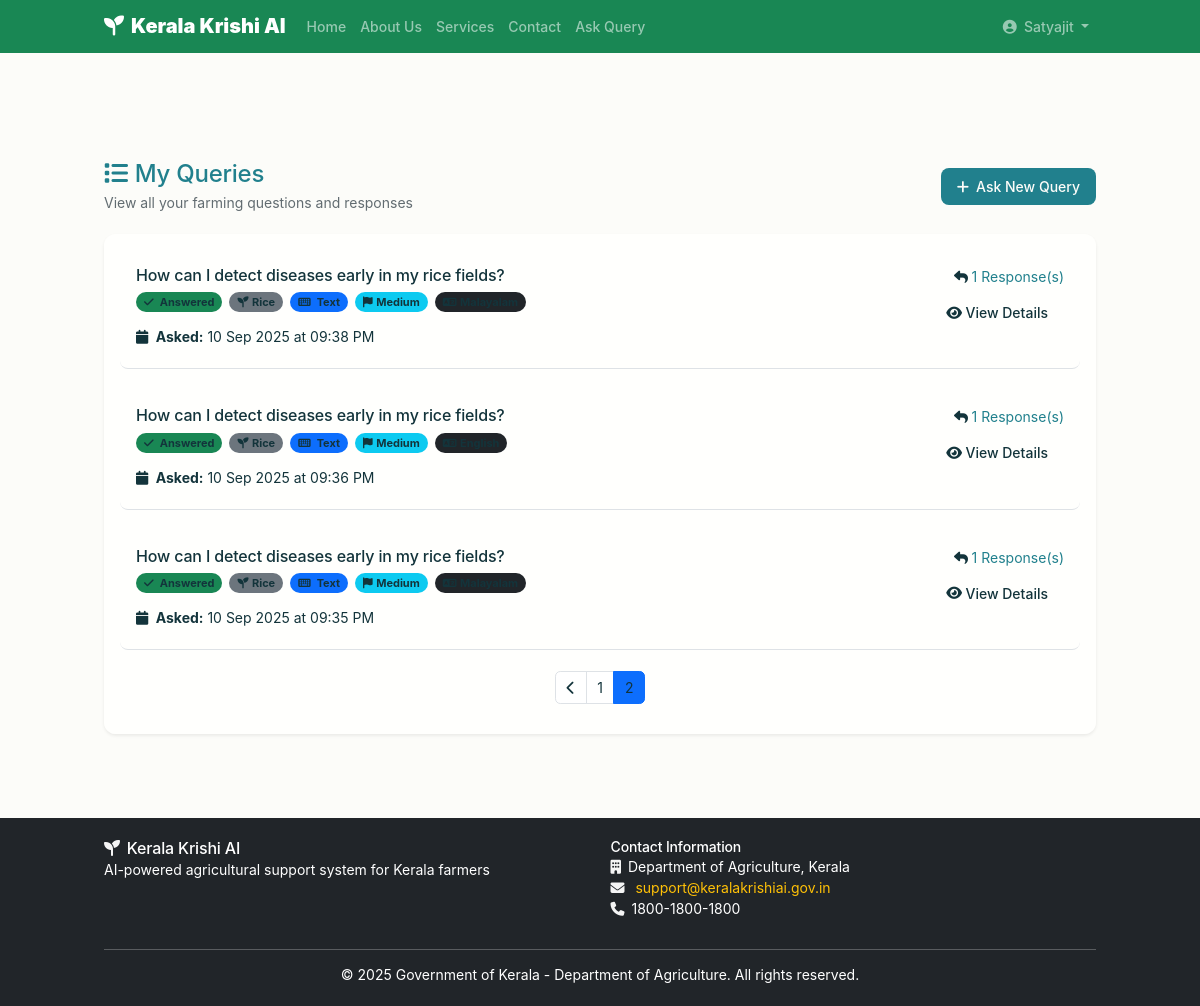
Screenshot of /dashboard/my-queries?page=2 (signed in) with the database file from the repository.
### models/user.py (models this page shows, shortened)
    class User(UserMixin, db.Model):
        __tablename__ = 'users'
        id = db.Column(db.Integer, primary_key=True)
        username = db.Column(db.String(80), unique=True, nullable=False)
        email = db.Column(db.String(120), unique=True, nullable=True)
        phone = db.Column(db.String(15), unique=True, nullable=False)
        password_hash = db.Column(db.String(128), nullable=False)
        full_name = db.Column(db.String(100), nullable=False)
        age = db.Column(db.Integer, nullable=True)
        gender = db.Column(db.String(10), nullable=True)
        district = db.Column(db.String(50), nullable=True)
        block = db.Column(db.String(50), nullable=True)
        village = db.Column(db.String(50), nullable=True)
        pin_code = db.Column(db.String(10), nullable=True)
        farm_size = db.Column(db.Float, nullable=True)  # in acres
        primary_crops = db.Column(db.Text, nullable=True)  # JSON string of crops
        farming_experience = db.Column(db.Integer, nullable=True)  # in years
        farm_type = db.Column(db.String(50), nullable=True)  # organic, conventional, mixed
        preferred_language = db.Column(db.String(5), default='ml', nullable=False)  # ml = Malayalam, en = English
        notification_preferences = db.Column(db.Text, nullable=True)  # JSON string of notification settings
        is_active = db.Column(db.Boolean, default=True, nullable=False)
        is_verified = db.Column(db.Boolean, default=False, nullable=False)
        created_at = db.Column(db.DateTime, default=datetime.utcnow, nullable=False)
        updated_at = db.Column(db.DateTime, default=datetime.utcnow, onupdate=datetime.utcnow, nullable=False)
        last_login = db.Column(db.DateTime, nullable=True)
        queries = db.relationship('FarmerQuery', backref='farmer', lazy=True, cascade='all, delete-orphan')

### models/query.py (models this page shows, shortened)
    class FarmerQuery(db.Model):
        __tablename__ = 'farmer_queries'
        id = db.Column(db.Integer, primary_key=True)
        farmer_id = db.Column(db.Integer, db.ForeignKey('users.id'), nullable=False)
        query_text = db.Column(db.Text, nullable=False)
        query_type = db.Column(db.String(50), nullable=False)  # text, voice, image
        language = db.Column(db.String(5), default='ml', nullable=False)
        image_path = db.Column(db.String(255), nullable=True)
        audio_path = db.Column(db.String(255), nullable=True)
        crop_type = db.Column(db.String(50), nullable=True)
        season = db.Column(db.String(20), nullable=True)
        location = db.Column(db.String(100), nullable=True)
        urgency = db.Column(db.String(10), default='medium', nullable=False)  # low, medium, high, urgent
        status = db.Column(db.String(20), default='pending', nullable=False)  # pending, processing, answered, escalated
        confidence_score = db.Column(db.Float, nullable=True)  # AI confidence in answer
        created_at = db.Column(db.DateTime, default=datetime.utcnow, nullable=False)
        updated_at = db.Column(db.DateTime, default=datetime.utcnow, onupdate=datetime.utcnow, nullable=False)
        responses = db.relationship('QueryResponse', backref='query', lazy=True, cascade='all, delete-orphan')

### routes/dashboard.py (the view)
@dashboard_bp.route('/my-queries')
@login_required
def my_queries():
    FarmerQuery = current_app.FarmerQuery
    page = request.args.get('page', 1, type=int)
    per_page = 10
    queries = FarmerQuery.query.filter_by(farmer_id=current_user.id)\
                              .order_by(FarmerQuery.created_at.desc())\
                              .paginate(page=page, per_page=per_page, error_out=False)
    return render_template('dashboard/my_queries.html', queries=queries)

### app.py (called while the page is built)
@login_manager.user_loader
def load_user(user_id):
    return User.query.get(int(user_id))

@app.context_processor
def inject_models():
    return {
        'User': User,
        'FarmerQuery': FarmerQuery,
        'QueryResponse': QueryResponse
    }

def format_dt_local(dt, fmt='%d %b %Y at %I:%M %p'):
    if not dt:
        return ''
    try:
        if dt.tzinfo is None:
            dt = dt.replace(tzinfo=timezone.utc)
        if ZoneInfo is not None:
            dt_local = dt.astimezone(ZoneInfo('Asia/Kolkata'))
        else:
            dt_local = dt.astimezone()
        return dt_local.strftime(fmt)
    except Exception:
        return dt.strftime(fmt)

### templates/dashboard/my_queries.html (shortened to what this page needs)
{% extends "base.html" %}
{% block content %}
<section class="dashboard-section py-5 mt-5">
    <div class="container">
        <div class="row mb-4">
            <div class="col-12">
                <div class="d-flex justify-content-between align-items-center">
                    <div>
                        <h2 class="text-success mb-1">
                            <i class="fas fa-list me-2"></i>My Queries
                        </h2>
                        <p class="text-muted mb-0">View all your farming questions and responses</p>
                    </div>
                    <a href="{{ url_for('query.ask_query') }}" class="btn btn-success">
                        <i class="fas fa-plus me-2"></i>Ask New Query
                    </a>
                </div>
            </div>
        </div>
        <div class="row">
            <div class="col-12">
                <div class="card border-0 shadow-sm">
                    <div class="card-body">
                        {% if queries.items %}
                            {% for query in queries.items %}
                            <div class="query-item border-bottom pb-4 mb-4">
                                <div class="row">
                                    <div class="col-md-8">
                                        <h5 class="text-dark mb-2">{{ query.query_text[:150] }}{% if query.query_text|length > 150 %}...{% endif %}</h5>
                                        <div class="d-flex gap-2 mb-3">
                                            <span class="badge bg-{{ 'success' if query.status == 'answered' else 'warning' if query.status == 'pending' else 'info' }}">
                                                <i class="fas fa-{{ 'check' if query.status == 'answered' else 'clock' if query.status == 'pending' else 'info-circle' }} me-1"></i>
                                                {{ query.status.title() }}
                                            </span>
                                            {% if query.crop_type %}
                                            <span class="badge bg-secondary">
                                                <i class="fas fa-seedling me-1"></i>{{ query.crop_type }}
                                            </span>
                                            {% endif %}
                                            <span class="badge bg-primary">
                                                <i class="fas fa-{{ 'microphone' if query.query_type == 'voice' else 'camera' if query.query_type == 'image' else 'keyboard' }} me-1"></i>
                                                {{ query.query_type.title() }}
                                            </span>
                                            <span class="badge bg-info">
                                                <i class="fas fa-flag me-1"></i>{{ query.urgency.title() }}
                                            </span>
                                            <span class="badge bg-dark">
                                                <i class="fas fa-language me-1"></i>{{ 'Malayalam' if query.language == 'ml' else 'English' }}
                                            </span>
                                        </div>
                                        <div class="text-muted">
                                            <i class="fas fa-calendar me-1"></i>
                                            <strong>Asked:</strong> {{ query.created_at|format_dt_local('%d %b %Y at %I:%M %p') }}
                                        </div>
                                    </div>
                                    <div class="col-md-4 text-end">
                                        <div class="mb-2">
                                            {% if query.responses %}
                                                <span class="text-success">
                                                    <i class="fas fa-reply me-1"></i>{{ query.responses|length }} Response(s)
                                                </span>
                                            {% else %}
                                                <span class="text-muted">
                                                    <i class="fas fa-hourglass-half me-1"></i>Awaiting Response
                                                </span>
                                            {% endif %}
                                        </div>
                                        <a href="{{ url_for('dashboard.view_query', query_id=query.id) }}" class="btn btn-outline-success btn-sm">
                                            <i class="fas fa-eye me-1"></i>View Details
                                        </a>
                                    </div>
                                </div>
                            </div>
                            {% endfor %}
                            {% if queries.pages > 1 %}
                            <nav aria-label="Query pagination">
                                <ul class="pagination justify-content-center">
                                    {% if queries.has_prev %}
                                    <li class="page-item">
                                        <a class="page-link" href="{{ url_for('dashboard.my_queries', page=queries.prev_num) }}">
                                            <i class="fas fa-chevron-left"></i>
                                        </a>
                                    </li>
                                    {% endif %}
                                    {% for page_num in queries.iter_pages() %}
                                        {% if page_num %}
                                            {% if page_num != queries.page %}
                                            <li class="page-item">
                                                <a class="page-link" href="{{ url_for('dashboard.my_queries', page=page_num) }}">{{ page_num }}</a>
                                            </li>
                                            {% else %}
                                            <li class="page-item active">
                                                <span class="page-link">{{ page_num }}</span>
                                            </li>
                                            {% endif %}
                                        {% else %}
                                        <li class="page-item disabled">
                                            <span class="page-link">...</span>
                                        </li>
                                        {% endif %}
                                    {% endfor %}
                                </ul>
                            </nav>
                            {% endif %}
                        {% endif %}
                    </div>
                </div>
            </div>
        </div>
    </div>
</section>
{% endblock %}

### templates/base.html (shortened to what this page needs)
<!DOCTYPE html>
<html lang="en">
<head>
    <link href="https://cdn.jsdelivr.net/npm/bootstrap@5.3.0/dist/css/bootstrap.min.css" rel="stylesheet">
    <link rel="stylesheet" href="https://cdnjs.cloudflare.com/ajax/libs/font-awesome/6.4.0/css/all.min.css">
    <link rel="stylesheet" href="{{ url_for('static', filename='css/style.css') }}">
</head>
<body>
    <nav class="navbar navbar-expand-lg navbar-dark bg-success fixed-top">
        <div class="container">
            <a class="navbar-brand d-flex align-items-center" href="{{ url_for('index') }}">
                <i class="fas fa-seedling me-2"></i>
                <strong>Kerala Krishi AI</strong>
            </a>
            <div class="collapse navbar-collapse" id="navbarNav">
                <ul class="navbar-nav me-auto">
                    <li class="nav-item">
                        <a class="nav-link" href="{{ url_for('index') }}">Home</a>
                    </li>
                    <li class="nav-item">
                        <a class="nav-link" href="{{ url_for('about') }}">About Us</a>
                    </li>
                    <li class="nav-item">
                        <a class="nav-link" href="{{ url_for('services') }}">Services</a>
                    </li>
                    <li class="nav-item">
                        <a class="nav-link" href="{{ url_for('contact') }}">Contact</a>
                    </li>
                    {% if current_user.is_authenticated %}
                    <li class="nav-item">
                        <a class="nav-link" href="{{ url_for('query.ask_query') }}">Ask Query</a>
                    </li>
                    {% endif %}
                </ul>
                <ul class="navbar-nav">
                    {% if current_user.is_authenticated %}
                    <li class="nav-item dropdown">
                        <a class="nav-link dropdown-toggle" href="#" id="navbarDropdown" role="button" data-bs-toggle="dropdown">
                            <i class="fas fa-user-circle me-1"></i>
                            {{ current_user.full_name }}
                        </a>
                    </li>
                    {% endif %}
                </ul>
            </div>
        </div>
    </nav>
    <main class="main-content">
        {% block content %}{% endblock %}
    </main>
    <footer class="bg-dark py-4 mt-5">
        <div class="container">
            <div class="row">
                <div class="col-md-6">
                    <h5 style="color: white !important;">
                        <i class="fas fa-seedling me-2"></i>Kerala Krishi AI
                    </h5>
                    <p style="color: white !important;">
                        AI-powered agricultural support system for Kerala farmers
                    </p>
                </div>
                <div class="col-md-6">
                    <h6 style="color: white !important;">Contact Information</h6>
                    <p style="color: white !important;">
                        <i class="fas fa-building me-2"></i>Department of Agriculture, Kerala<br>
                        <i class="fas fa-envelope me-2"></i>
                        <a href="mailto:support@keralakrishiai.gov.in" style="color: #ffc107 !important; text-decoration: none;">
                            support@keralakrishiai.gov.in
                        </a><br>
                        <i class="fas fa-phone me-2"></i>1800-1800-1800
                    </p>
                </div>
            </div>
            <hr style="border-color: white;">
            <div class="row">
                <div class="col-12 text-center">
                    <p style="color: white !important; margin-bottom: 0;">
                        &copy; 2025 Government of Kerala - Department of Agriculture. All rights reserved.
                    </p>
                </div>
            </div>
        </div>
    </footer>
</body>
</html>

### rows the page displays
User: full_name "Satyajit"
FarmerQuery: query_text "How can I detect diseases early in my rice fields?", status "Answered", crop_type "Rice", query_type "Text", urgency "Medium", created_at "10 Sep 2025 at 09:38 PM", responses|length "1"
FarmerQuery: query_text "How can I detect diseases early in my rice fields?", status "Answered", crop_type "Rice", query_type "Text", urgency "Medium", created_at "10 Sep 2025 at 09:36 PM", responses|length "1"
FarmerQuery: query_text "How can I detect diseases early in my rice fields?", status "Answered", crop_type "Rice", query_type "Text", urgency "Medium", created_at "10 Sep 2025 at 09:35 PM", responses|length "1"

### other values shown
{{ page_num }} "1"
{{ page_num }} "2"
